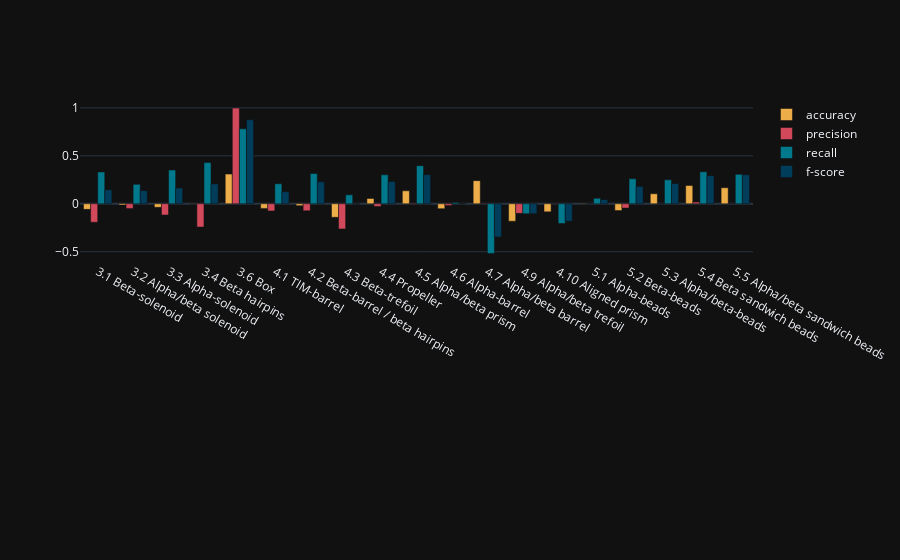

Notebook cell for this chart:
### Code cell
# plot
x = ['3.1 Beta-solenoid', '3.2 Alpha/beta solenoid',
     '3.3 Alpha-solenoid', '3.4 Beta hairpins', '3.6 Box', '4.1 TIM-barrel', '4.2 Beta-barrel / beta hairpins',
     '4.3 Beta-trefoil', '4.4 Propeller', '4.5 Alpha/beta prism',
     '4.6 Alpha-barrel', '4.7 Alpha/beta barrel','4.9 Alpha/beta trefoil',  '4.10 Aligned prism',
     '5.1 Alpha-beads', '5.2 Beta-beads', '5.3 Alpha/beta-beads', '5.4 Beta sandwich beads', '5.5 Alpha/beta sandwich beads']

# RDBL 1

fig = make_subplots(rows=2, cols=1)
fig.add_trace(go.Bar(
    y= np.array(df_top[('RDB2','bacc')].values.tolist()) -  np.array(df_top[('RDB1','bacc')].values.tolist()),
    x=x,
    name='accuracy',
    marker_color='#EDAE49'
), row=1, col=1)
fig.add_trace(go.Bar(
    y=np.array(df_top[('RDB2','p')].values.tolist()) - np.array(df_top[('RDB1','p')].values.tolist()),
    x=x,
    name='precision',
    marker_color='#D1495B'
), row=1, col=1)
fig.add_trace(go.Bar(
    y=np.array(df_top[('RDB2','se')].values.tolist()) - np.array(df_top[('RDB1','se')].values.tolist()),
    x=x,
    name='recall',
    marker_color='#00798C'
), row=1, col=1)
fig.add_trace(go.Bar(
    y=np.array(df_top[('RDB2','f1')].values.tolist()) - np.array(df_top[('RDB1','f1')].values.tolist()),
    x=x,
    name='f-score',
    marker_color='#003D5B'
), row=1, col=1)

### Figure 1 — Plotly figure (JSON) as saved in the notebook; plotly's stock layout.template omitted (floating-point values rounded to 4 significant figures)
{"data": [{"marker": {"color": "#EDAE49"}, "name": "accuracy", "x": ["3.1 Beta-solenoid", "3.2 Alpha/beta solenoid", "3.3 Alpha-solenoid", "3.4 Beta hairpins", "3.6 Box", "4.1 TIM-barrel", "4.2 Beta-barrel / beta hairpins", "4.3 Beta-trefoil", "4.4 Propeller", "4.5 Alpha/beta prism", "4.6 Alpha-barrel", "4.7 Alpha/beta barrel", "4.9 Alpha/beta trefoil", "4.10 Aligned prism", "5.1 Alpha-beads", "5.2 Beta-beads", "5.3 Alpha/beta-beads", "5.4 Beta sandwich beads", "5.5 Alpha/beta sandwich beads"], "y": [-0.05844, -0.01342, -0.03727, -0.001744, 0.3096, -0.04811, -0.01941, -0.1411, 0.05544, 0.135, -0.0509, 0.2411, -0.1817, -0.08449, 0.005106, -0.07149, 0.1041, 0.1898, 0.1673], "type": "bar", "xaxis": "x", "yaxis": "y"}, {"marker": {"color": "#D1495B"}, "name": "precision", "x": ["3.1 Beta-solenoid", "3.2 Alpha/beta solenoid", "3.3 Alpha-solenoid", "3.4 Beta hairpins", "3.6 Box", "4.1 TIM-barrel", "4.2 Beta-barrel / beta hairpins", "4.3 Beta-trefoil", "4.4 Propeller", "4.5 Alpha/beta prism", "4.6 Alpha-barrel", "4.7 Alpha/beta barrel", "4.9 Alpha/beta trefoil", "4.10 Aligned prism", "5.1 Alpha-beads", "5.2 Beta-beads", "5.3 Alpha/beta-beads", "5.4 Beta sandwich beads", "5.5 Alpha/beta sandwich beads"], "y": [-0.1926, -0.04867, -0.1171, -0.2428, 0.9979, -0.07461, -0.07354, -0.2619, -0.02818, -0.005939, -0.01692, 0.004444, -0.09995, -0.001547, 6.099e-05, -0.04486, -0.0004926, 0.01781, 0.003379], "type": "bar", "xaxis": "x", "yaxis": "y"}, {"marker": {"color": "#00798C"}, "name": "recall", "x": ["3.1 Beta-solenoid", "3.2 Alpha/beta solenoid", "3.3 Alpha-solenoid", "3.4 Beta hairpins", "3.6 Box", "4.1 TIM-barrel", "4.2 Beta-barrel / beta hairpins", "4.3 Beta-trefoil", "4.4 Propeller", "4.5 Alpha/beta prism", "4.6 Alpha-barrel", "4.7 Alpha/beta barrel", "4.9 Alpha/beta trefoil", "4.10 Aligned prism", "5.1 Alpha-beads", "5.2 Beta-beads", "5.3 Alpha/beta-beads", "5.4 Beta sandwich beads", "5.5 Alpha/beta sandwich beads"], "y": [0.332, 0.2027, 0.3518, 0.4294, 0.7813, 0.2086, 0.3154, 0.09284, 0.3021, 0.3974, 0.01246, -0.5179, -0.1047, -0.2064, 0.05783, 0.2609, 0.2494, 0.3332, 0.3066], "type": "bar", "xaxis": "x", "yaxis": "y"}, {"marker": {"color": "#003D5B"}, "name": "f-score", "x": ["3.1 Beta-solenoid", "3.2 Alpha/beta solenoid", "3.3 Alpha-solenoid", "3.4 Beta hairpins", "3.6 Box", "4.1 TIM-barrel", "4.2 Beta-barrel / beta hairpins", "4.3 Beta-trefoil", "4.4 Propeller", "4.5 Alpha/beta prism", "4.6 Alpha-barrel", "4.7 Alpha/beta barrel", "4.9 Alpha/beta trefoil", "4.10 Aligned prism", "5.1 Alpha-beads", "5.2 Beta-beads", "5.3 Alpha/beta-beads", "5.4 Beta sandwich beads", "5.5 Alpha/beta sandwich beads"], "y": [0.1453, 0.1369, 0.165, 0.2071, 0.8764, 0.1255, 0.2298, -0.003278, 0.233, 0.3038, 0.0009246, -0.3472, -0.1032, -0.1823, 0.04288, 0.1812, 0.2117, 0.2928, 0.3035], "type": "bar", "xaxis": "x", "yaxis": "y"}], "layout": {"xaxis": {"anchor": "y", "domain": [0.0, 1.0]}, "yaxis": {"anchor": "x", "domain": [0.575, 1.0]}, "xaxis2": {"anchor": "y2", "domain": [0.0, 1.0]}, "yaxis2": {"anchor": "x2", "domain": [0.0, 0.425]}}}
